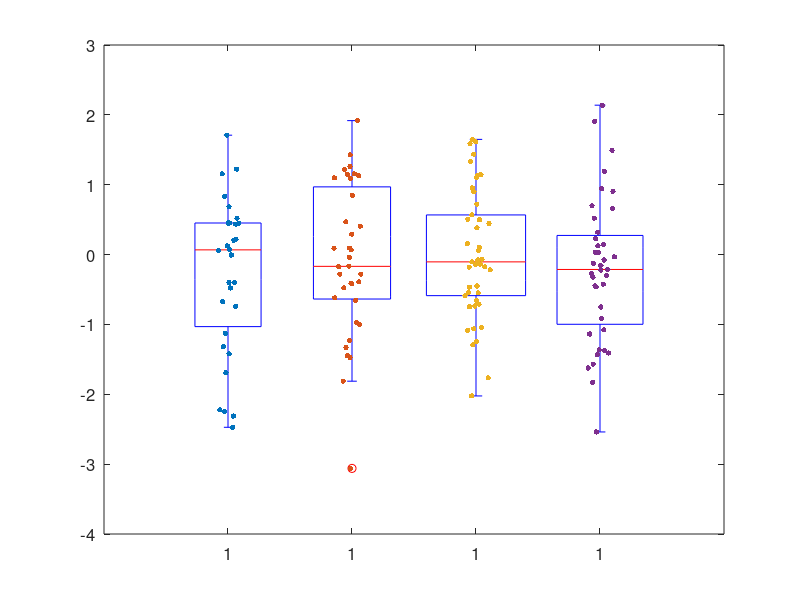

This chart was generated by the following MATLAB code:
disp('file: LookMultipleBoxPlot.m')

rng(1953);   % set seed for reproducibility

n1 = 30; r1 = randn(n1,1);   % standard normal random numbers
n2 = 35; r2 = randn(n2,1);
n3 = 45; r3 = randn(n3,1);
n4 = 39; r4 = randn(n4,1);

figure
boxplot([r1; r2; r3; r4], ...
        [ones(n1,1); 2*ones(n2,1); 3*ones(n3,1); 4*ones(n4,1)], ...
        'Colors','k','Symbol','o')

% Make boxes yellow and slightly transparent
h = findobj(gca,'Tag','Box');
for j = 1:length(h)
    patch(get(h(j),'XData'), get(h(j),'YData'), 'yellow', ...
          'FaceAlpha', 0.3);
end

set(gca,'FontSize',12)
hold on

% Add jittered points (normal jitter around box positions 1,2,3,4)
jitter1 = 1 + 0.05*randn(n1,1);
scatter(jitter1, r1, 15, 'blue', 'filled')

jitter2 = 2 + 0.05*randn(n2,1);
scatter(jitter2, r2, 15, 'blue', 'filled')

jitter3 = 3 + 0.05*randn(n3,1);
scatter(jitter3, r3, 15, 'blue', 'filled')

jitter4 = 4 + 0.05*randn(n4,1);
scatter(jitter4, r4, 15, 'blue', 'filled')

hold off
%  print('-dpng','TransparentMultiBoxplot260218ML.png')
% print('-depsc','TransparentMultiBoxplot260218ML.eps')
% ----------------------------------------------------------------
% Remarks: transparent boxplot for 4 data sets
% The 4 data sets are generated by random sampling from the standard normal distribution.
% boxplot()   can take several (here: 4) data sets
% ----------------------------------------------------------------
